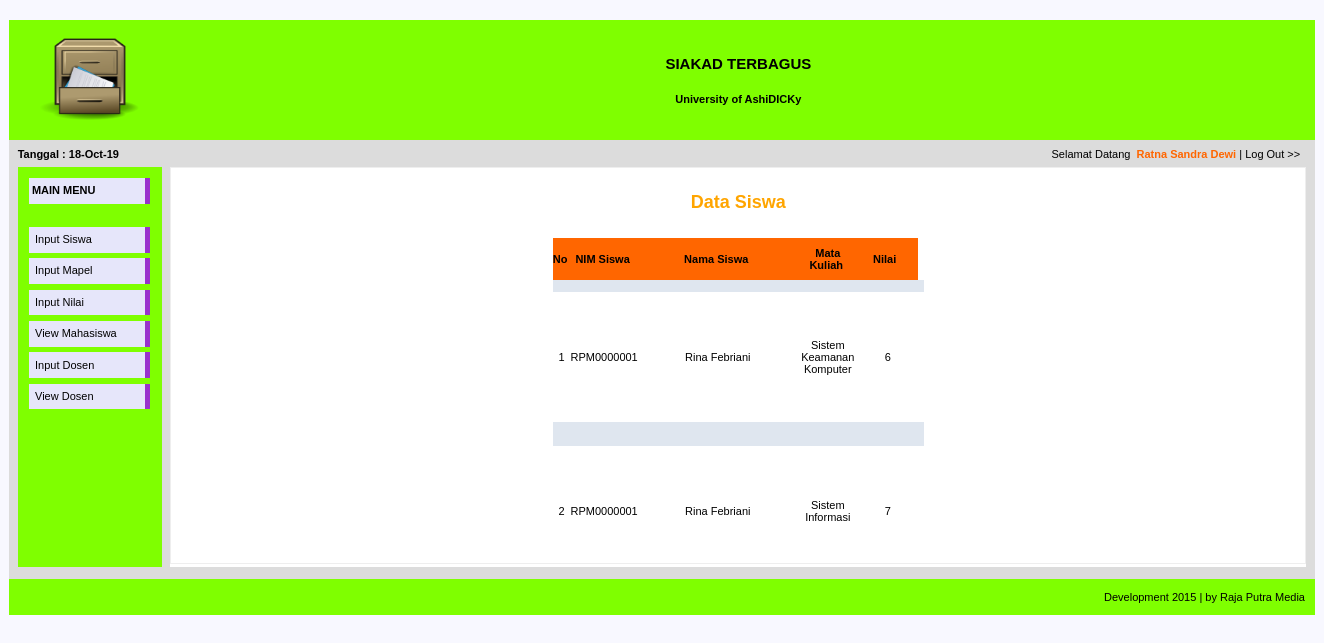
The app's page /home-admin.php?page=lihat-nilai-siswa&nim=RPM0000001 (signed in) with its own data.
### tables this page shows
CREATE TABLE `nilai` (
  `id_nilai` varchar(8) NOT NULL,
  `nim_siswa` varchar(10) NOT NULL,
  `mapel` varchar(30) NOT NULL,
  `nilai_mapel` int(5) NOT NULL
);

CREATE TABLE `data_siswa` (
  `nim` varchar(10) NOT NULL,
  `nama_siswa` varchar(30) NOT NULL,
  `jk` varchar(9) NOT NULL,
  `foto` varchar(30) NOT NULL,
  `jurusan` varchar(20) NOT NULL,
  `tmp_lahir` varchar(25) NOT NULL,
  `tgl_lahir` date NOT NULL,
  `alamat` varchar(50) NOT NULL,
  `nama_ibu` varchar(30) NOT NULL,
  `email` varchar(30) NOT NULL,
  `hp` varchar(12) NOT NULL
);

### form-lihat-data-nilai.php (the view, shortened to what this page needs)
<div style="border:1px solid rgb(238,238,238); padding:10px; overflow:auto; width:1114px; height:375px;">
<h2 align="center"><font color="orange" size="4" face="arial"><b>Data Siswa</b></font></h2><br>
<table width="" border="0" align="center" cellpadding="0" cellspacing="0">
<tr bgcolor="#FF6600" height="42">
	<th width="5">No</td>&nbsp;
	<th width="60">NIM Siswa</td>&nbsp;
	<th width="160">Nama Siswa</td>&nbsp;
	<th width="60">Mata Kuliah</td>&nbsp;
	<th width="60">Nilai </td>&nbsp;
</tr>
<?php
	$NIM_DATA = 0;
	if($nim = $_GET['nim'] != null){
		$NIM_DATA = $_GET['nim'];
	}else{
		$NIM_DATA = $_SESSION["username"];
	}
	$Open = mysqli_connect("localhost:3306","root","");
	$Cari="SELECT * FROM nilai INNER JOIN data_siswa ON nilai.nim_siswa=data_siswa.nim WHERE nim_siswa =
	'" .$NIM_DATA."'";
	$Tampil = mysqli_query($Open,$Cari);
	$nomer=0;
    while (	$hasil = mysqli_fetch_array($Tampil)) {
			$nim_siswa	= stripslashes ($hasil['nim_siswa']);
			$nama =stripslashes ($hasil['nama_siswa']);
			$mapel			= stripslashes ($hasil['mapel']);
			$nilai_mapel	= stripslashes ($hasil['nilai_mapel']);
	$nomer++;
?>
	<tr align="center" bgcolor="#DFE6EF">
		<td>&nbsp;</td>
		<td>&nbsp;</td>
		<td>&nbsp;</td>
		<td>&nbsp;</td>
		<td>&nbsp;</td>
		<td>&nbsp;</td>
		<td>&nbsp;</td>
	</tr>
	<tr align="center" height="130">
		<td><?=$nomer?><div align="center"></div></td>
		<td><?=$nim_siswa?><div align="center"></div></td>
		<td><?=$nama?><div align="center"></div></td>
		<td><?=$mapel?><div align="center"></div></td>
		<td><?=$nilai_mapel?><div align="center"></div></td>
		</tr>
	<tr align="center" bgcolor="#DFE6EF">
		<td>&nbsp;</td>
		<td>&nbsp;</td>
		<td>&nbsp;</td>
		<td>&nbsp;</td>
		<td>&nbsp;</td>
		<td>&nbsp;</td>
		<td>&nbsp;</td>
	</tr>
<?php
	}
?>
</table>

### style.css (style rules this page uses)
body { font-family: Verdana, Arial, Helvetica, sans-serif; font-size: 11px; background-color:#F8F8FF; }
table { font-family: Verdana, Arial, Helvetica, sans-serif; font-size: 11px; }

### records on screen
nilai: nim_siswa "RPM0000001", data_siswa.nama_siswa "Rina Febriani", mapel "Sistem Keamanan Komputer", nilai_mapel "6"
nilai: nim_siswa "RPM0000001", data_siswa.nama_siswa "Rina Febriani", mapel "Sistem Informasi", nilai_mapel "7"

### other values on screen
$_SESSION['nama'] "Ratna Sandra Dewi"
